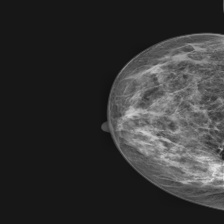
#> input picture test/Image_1.jpg, 224 x 224 px, found by its file name
$ jupyter execute --allow-errors Breast_Cancer_Detection_using_Digital_Image_Processing_Tecniques_.ipynb   (shell and % lines are left out)   (older library calls are emulated)
#> lines starting #> are read from the running program, lines starting #| are printed output that depends on the picture
<a href="https://colab.research.google.com/github/Vijaya0869/BC_detection/blob/main/Breast_Cancer_Detection_using_Digital_Image_Processing_Tecniques_.ipynb" target="_parent"></a>

[cell 1]
from google.colab import drive

drive.mount("/content/drive")

[cell 2]
import os
#> (the rest of this cell did not finish here and is left out)

[cell 3]
train = "/content/drive/My Drive/mammography_images/train" #train dataset images= 5759 (rows,col)=(636,9)
test = "/content/drive/My Drive/mammography_images/test"   #test dataset images= 1918 (212,9)

[cell 4]
print(os.listdir("/content/drive/My Drive/mammography_images/train"))
print(os.listdir("/content/drive/My Drive/mammography_images/test"))

[cell 5]
#Size of datasets
import os
print(len(os.listdir("/content/drive/My Drive/mammography_images/train")))
print(len(os.listdir("/content/drive/My Drive/mammography_images/test")))

[cell 6]
from PIL import Image

im = Image.open("/content/mammography_images/train/Image_1.jpg")
#> im is the input picture: PIL image 224x224 RGB; min 15, max 223, mean 50.9
im1 = Image.open("/content/mammography_images/test/Image_1.jpg")
width, height = im.size
#> width = 224; height = 224
w1, h1 = im1.size
#> w1 = 224; h1 = 224
print("image size in train dataset is : "+str(width) + "x" + str(height))
#| image size in train dataset is : 224x224
print("image size in test dataset is : "+str(w1) + "x" + str(h1))
#| image size in test dataset is : 224x224

[cell 7]
import cv2
import numpy as np
import math
import matplotlib.pyplot as plt
import matplotlib.image as mpimg
import scipy.misc
import scipy.ndimage
import skimage.filters
import sklearn.metrics

[cell 8]
#Reading the image
img = mpimg.imread("/content/drive/My Drive/mammography_images/total/test/Image_1.jpg")
#Displaying the image
imgplot = plt.imshow(img)

[cell 9]
print(img.shape)
#| (224, 224, 3)

# Image Preprocessing

The general methods for image pre-processing are divided into various branches such as image
enhancement, noise removal, image smoothing, enhancement of contrast adaptive mean filter
to remove noise from image and performs spatial processing .
Input for this stage is a mammogram image which was converted into a grayscale image.
Median filter is applied to the image to remove the noise from the image

#Median Filter

for single image

[cell 10]
#for single image

median_filtered = scipy.ndimage.median_filter(img, size=3)
plt.imshow(median_filtered,cmap='gray')
plt.axis('off')
plt.title("median filtered image")

[cell 11]
#for test dataset

import os
from PIL import Image,ImageFilter
from PIL import Image,ImageEnhance
f = "/content/mammography_images/test"
for file in os.listdir(f):
    f_img = f+"/"+file
    img = Image.open(os.path.join(f_img))
    img = img.filter(ImageFilter.MedianFilter(size = 3))
    img.save(f_img)

[cell 12]
#for train dataset

import os
from PIL import Image,ImageFilter
from PIL import Image,ImageEnhance
f = "/content/mammography_images/train"
for file in os.listdir(f):
    f_img = f+"/"+file
    img = Image.open(os.path.join(f_img))
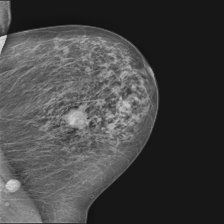
#> input picture train/Image_101.jpg, 224 x 224 px, found by its file name
#> img is the input picture: PIL image 224x224 RGB; min 15, max 218, mean 67.9
    img = img.filter(ImageFilter.MedianFilter(size = 3))
    img.save(f_img)

#Image Segmentation

The process of locating edges in an image which will help in understanding image features is
called edge detection. It is believed that edges consist of meaningful features and contains
significant information. It reduces the amount of data in an image and preserves the structural
properties of an image. Edges are the Sudden &Significant changes in the intensity of an image.
Sobel operator is used to detect both horizontal and vertical edges.

#Edge Based Segmentation

What divides two objects in an image? There is always an edge between two adjacent regions with different grayscale values (pixel values). The edges can be considered as the discontinuous local features of an image.

We can make use of this discontinuity to detect edges and hence define a boundary of the object. This helps us in detecting the shapes of multiple objects present in a given image. To detect edges, we will use filters and convolutions. Choosing some specific values for these weight matrices helps us to detect horizontal or vertical edges (or even the combination of horizontal and vertical edges).

One such weight matrix is the sobel operator. It is typically used to detect edges. The sobel operator has two weight matrices – one for detecting horizontal edges and the other for detecting vertical edges.

Sobel filter (horizontal) =

[1 2 1

0 0 0

-1 -2 -1]

Sobel filter (vertical) =

[-1 0 1

-2 0 2

-1 0 1]

[cell 13]
import cv2
import numpy as np
import matplotlib.pyplot as plt

[cell 14]
#For train dataset
import os
from PIL import Image,ImageFilter
path = "/content/drive/My Drive/mammography_images/train"
copy_to = "/content/drive/My Drive/mammography_images/total/train_seg"
for filename in os.listdir(path):
    img = Image.open(os.path.join(path,filename))
    image = img.convert("L")
    # Detecting Edges on the Image using the argument ImageFilter.FIND_EDGES
    image = image.filter(ImageFilter.FIND_EDGES)
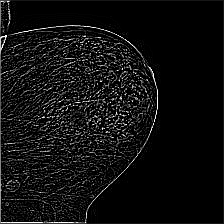
#> image: PIL image 224x224 L; min 0, max 255, mean 16.1
    image.save(copy_to+filename)

[cell 15]
#For test dataset
import os
from PIL import Image,ImageFilter
path = "/content/drive/My Drive/mammography_images/test"
copy_to = "/content/drive/My Drive/mammography_images/total/test_seg"
for filename in os.listdir(path):
    img = Image.open(os.path.join(path,filename))
    image = img.convert("L")
    # Detecting Edges on the Image using the argument ImageFilter.FIND_EDGES
    image = image.filter(ImageFilter.FIND_EDGES)
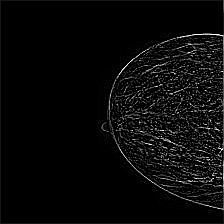
#> image: PIL image 224x224 L; min 0, max 255, mean 9.5
    image.save(copy_to+filename)
